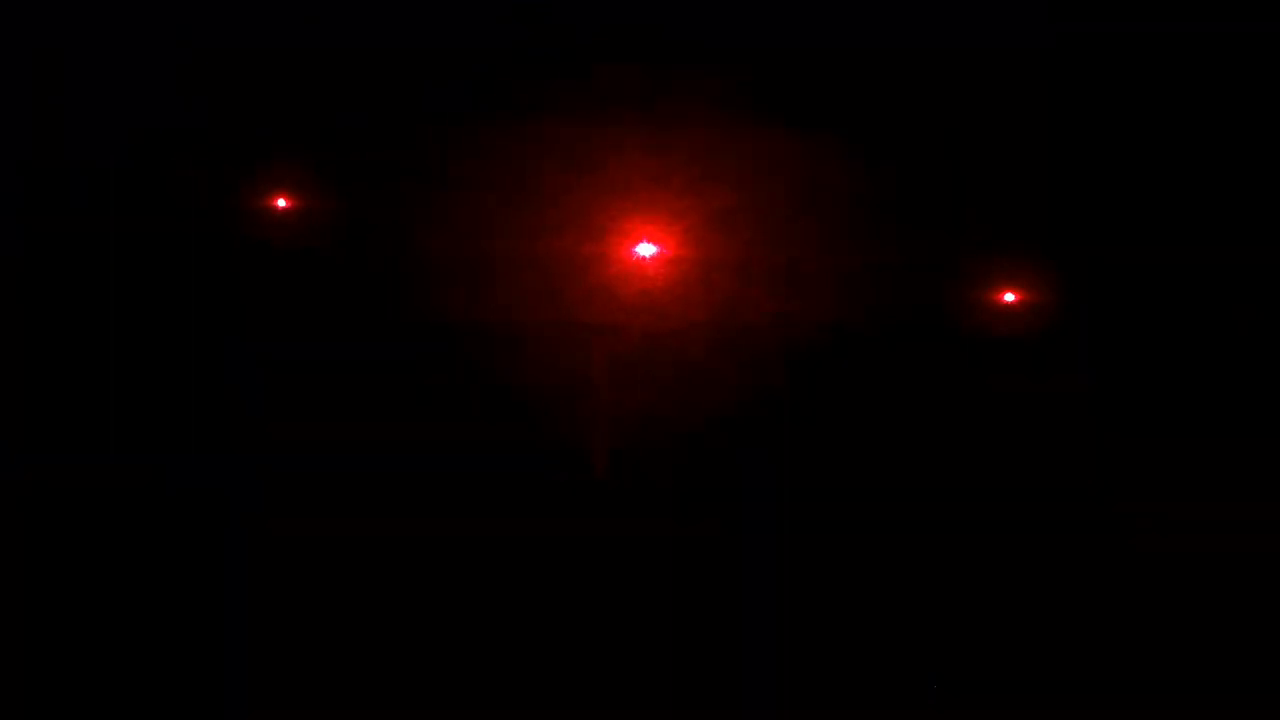
#> input picture frame 30 of Cav.mp4, 1280 x 720 px, given in place of Test.avi, which was not available
$ python Tracker.py
#> lines starting #> are read from the running program, lines starting #| are printed output that depends on the picture; pictures that were not available may be replaced by others from this repository, and a replacement may not be noted
import numpy as np
import cv2 as cv
import argparse
import matplotlib.pyplot as plt

cap = cv.VideoCapture("Test.avi") # Replace name of your video file here.

# take first frame of the video
ret,frame = cap.read()
#> frame is the input picture: shape (720, 1280, 3); mean B, G, R 0.4, 0.4, 7.1

# setup initial location of window
x, y, w, h = 499, 121, 50, 50 # simply hardcoded the values
track_window = (x, y, w, h)

# set up the ROI for tracking
roi = frame[y:y+h, x:x+w]
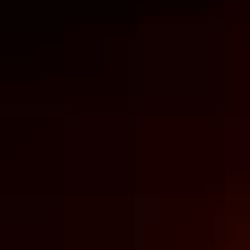
#> roi: shape (50, 50, 3) (shown 5 times larger); mean B, G, R 0, 0.3, 19.9
hsv_roi =  cv.cvtColor(roi, cv.COLOR_BGR2HSV)
#> hsv_roi: shape (50, 50, 3); mean H, S, V 0.2, 254.6, 19.9

mask = cv.inRange(hsv_roi, np.array((0., 0.,0.)), np.array((248.,5.,6.))) # The Mask Color Prefers Red
#> mask: shape (50, 50); every value is 0

roi_hist = cv.calcHist([hsv_roi],[0],mask,[180],[0,180])
#> roi_hist = 180 values from 0 to 0

cv.normalize(roi_hist,roi_hist,0,255,cv.NORM_MINMAX)

# Setup the termination criteria, either 10 iteration or move by atleast 1 pt
term_crit = ( cv.TERM_CRITERIA_EPS | cv.TERM_CRITERIA_COUNT, 10, 1 )

xlog = np.array([x])

plt.figure('x Displacement')
plt.grid()
plt.xlabel('Frame Number')
while(1):
    ret, frame = cap.read()
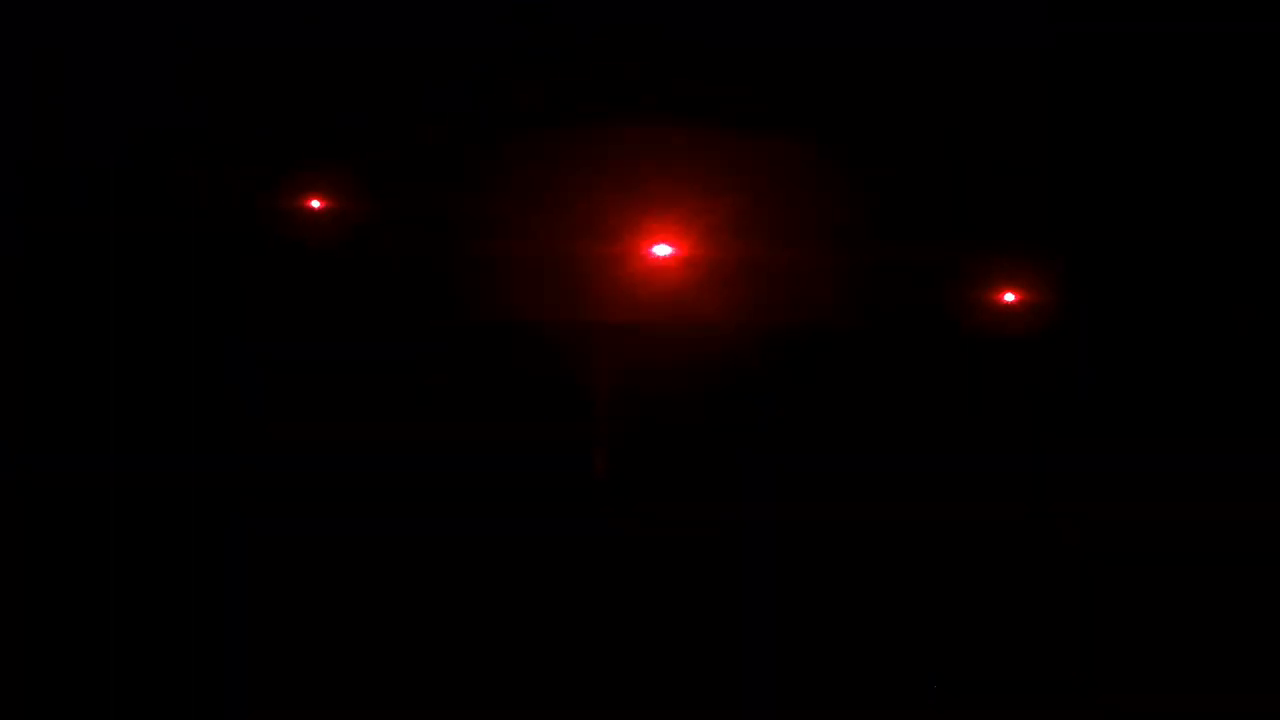
#> input picture frame 31 of Cav.mp4, 1280 x 720 px, given in place of Test.avi, which was not available
#> frame is the input picture: shape (720, 1280, 3); mean B, G, R 0.4, 0.3, 5.1

    if ret == True:
        hsv = cv.cvtColor(frame, cv.COLOR_BGR2HSV)
#> hsv: shape (720, 1280, 3); mean H, S, V 17.7, 194.3, 5.2
        dst = cv.calcBackProject([hsv],[0],roi_hist,[0,180],1)
#> dst: shape (720, 1280); every value is 0

        # apply meanshift to get the new location
        ret, track_window = cv.meanShift(dst, track_window, term_crit)
#> ret = 0; track_window = (499, 121, 50, 50)

        # Draw it on image
        x,y,w,h = track_window
#> x = 499; y = 121; w = 50; h = 50
        img2 = cv.rectangle(frame, (x,y), (x+w,y+h), 255,2)
        cv.imshow('img2',img2)

        xlog = np.append(xlog,x)
#> xlog = [499, 499]
        plt.plot(xlog,'b-')
        plt.pause(0.001)
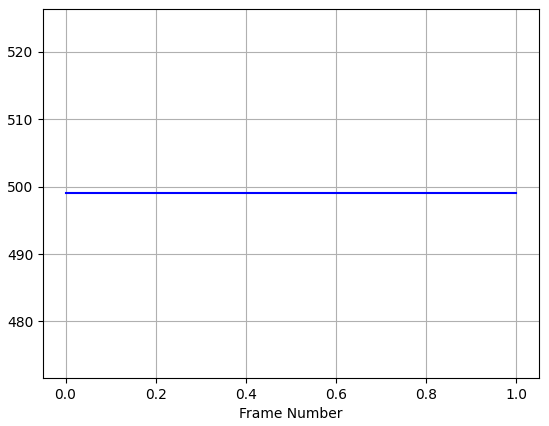
#> figure drawn by matplotlib, 1 panel
        k = cv.waitKey(100) & 0xff
#> (key Esc is pressed here)
        if k == 27:
            break
    else:
        break

$ run again, starting later in the video
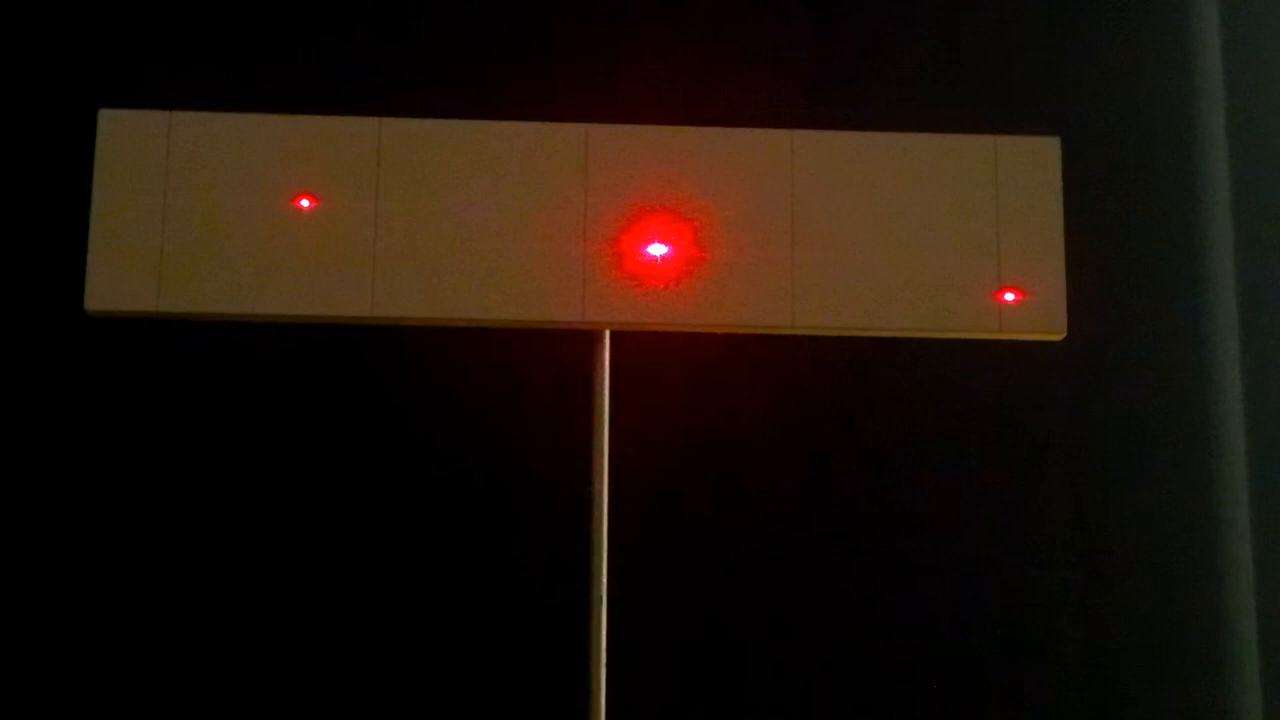
#> input picture frame 135 of Cav.mp4, 1280 x 720 px, given in place of Test.avi, which was not available
#> frame is the input picture: shape (720, 1280, 3); mean B, G, R 9.6, 17.5, 28.9
#> `roi = frame[y:y+h, x:x+w]`:
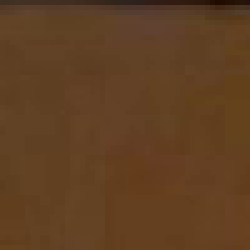
#> roi: shape (50, 50, 3) (shown 5 times larger); mean B, G, R 34.6, 63.4, 96.6
#> hsv_roi: shape (50, 50, 3); mean H, S, V 14, 163.3, 96.6
#> mask: shape (50, 50); every value is 0
#> roi_hist = 180 values from 0 to 0
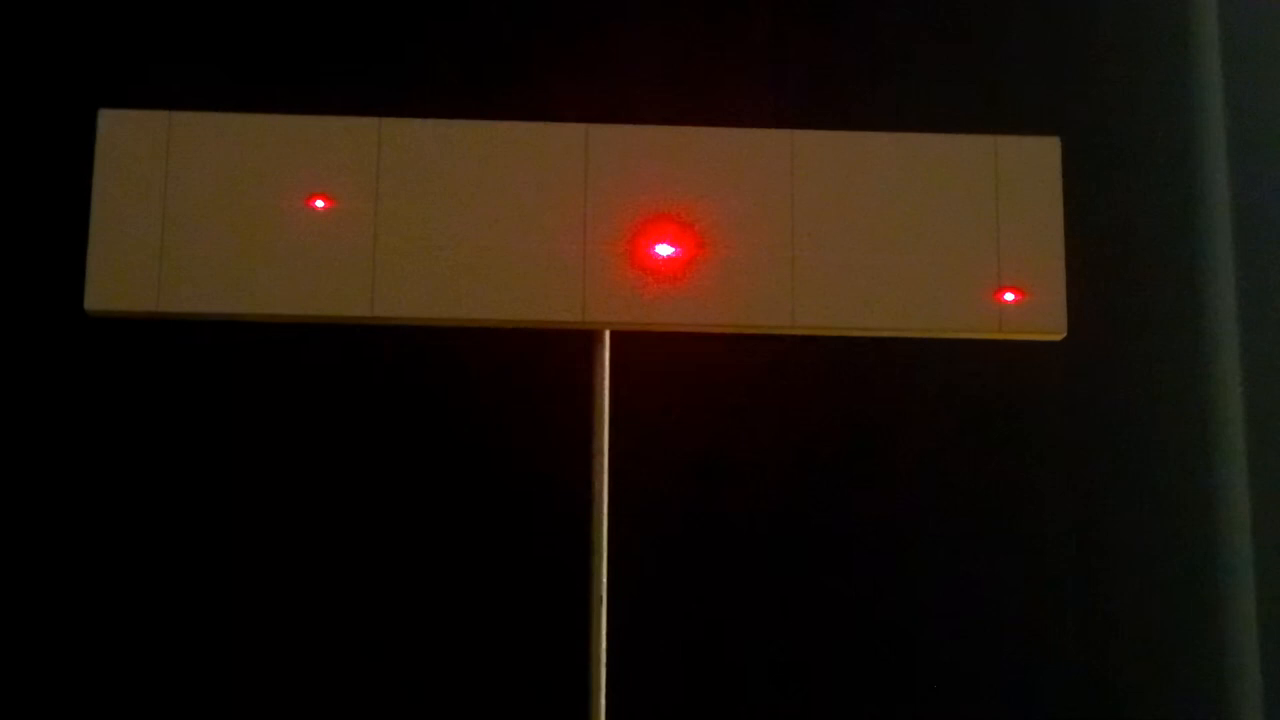
#> input picture frame 136 of Cav.mp4, 1280 x 720 px, given in place of Test.avi, which was not available
#> frame is the input picture: shape (720, 1280, 3); mean B, G, R 10, 18.1, 28
#> hsv: shape (720, 1280, 3); mean H, S, V 27.2, 149.4, 28.5
#> dst: shape (720, 1280); every value is 0
#> ret = 0; track_window = (499, 121, 50, 50)
#> x = 499; y = 121; w = 50
#> xlog = [499, 499]
